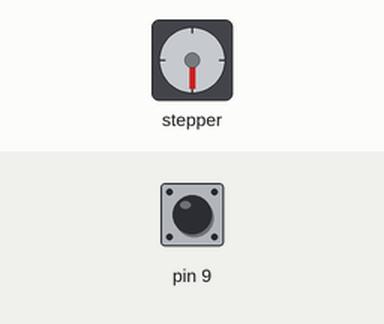
A sketch run on a simulated Arduino Uno, built with avr-gcc and run on an emulated ATmega328P. On the bench: stepper motor. Wiring (inferred from the names in the program): stepper motor driver (200 steps per turn assumed): step pin 3; direction pin 4; enable pin 5. The inputs (shaded band) are chosen by the test bench; at power-on: pin 9 HIGH. What the sketch prints to the serial monitor is not drawn.

Above: at 0.24 s.
At 1.2 s:
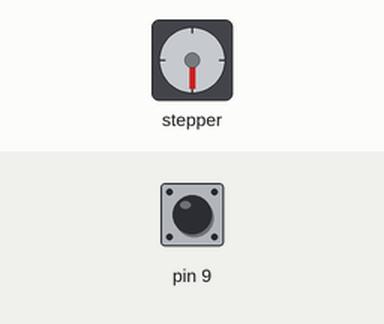
1.3 s: pin 9 pulled LOW for 0.15 s
4.4 s: pin 9 pulled LOW for 1 s
At 5.43 s:
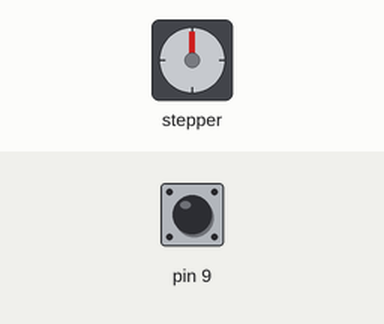
8.4 s: pin 9 pulled LOW for 0.15 s
11.5 s: pin 9 pulled LOW for 0.15 s
14.6 s: pin 9 pulled LOW for 3.2 s
20.8 s: pin 9 pulled LOW for 1 s
Timing chart, 0 to 72.3 s (numbered marks = the images above; inputs shaded):
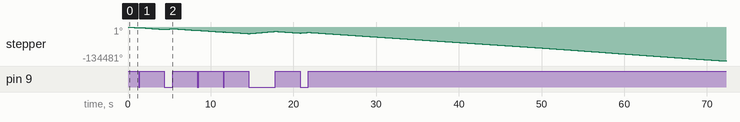

The sketch:

motor_seringa.ino
```cpp
const int stepPin1 = 3;
const int dirPin1 = 4;
const int enable1 = 5;
int chave;
int tempo = 250;
int passo = 0;
void setup() {
  pinMode(stepPin1, OUTPUT);
  pinMode(dirPin1, OUTPUT);
  pinMode(enable1, OUTPUT);
  pinMode(9, INPUT);
  digitalWrite(9, HIGH);
  digitalWrite(enable1, LOW);
  Serial.begin(115200);
}
void loop() {
  chave = digitalRead(9);

  if (chave) {

    Serial.println("chave ok");
    for (int i = 0; i < 100 ; i++) {
      digitalWrite(dirPin1, LOW);
      digitalWrite(stepPin1, HIGH);
      delayMicroseconds(tempo);
      digitalWrite(stepPin1, LOW);
      delayMicroseconds(tempo);
      passo++;
      Serial.println(passo);
    }
  }
  if (!chave) {
    Serial.println("chave fora");
    for (int i = 0; i < 100 ; i++) {
      digitalWrite(dirPin1, HIGH);
      digitalWrite(stepPin1, HIGH);
      delayMicroseconds(tempo);
      digitalWrite(stepPin1, LOW);
      delayMicroseconds(tempo);
      Serial.println(i);
    }

  }
}
```
